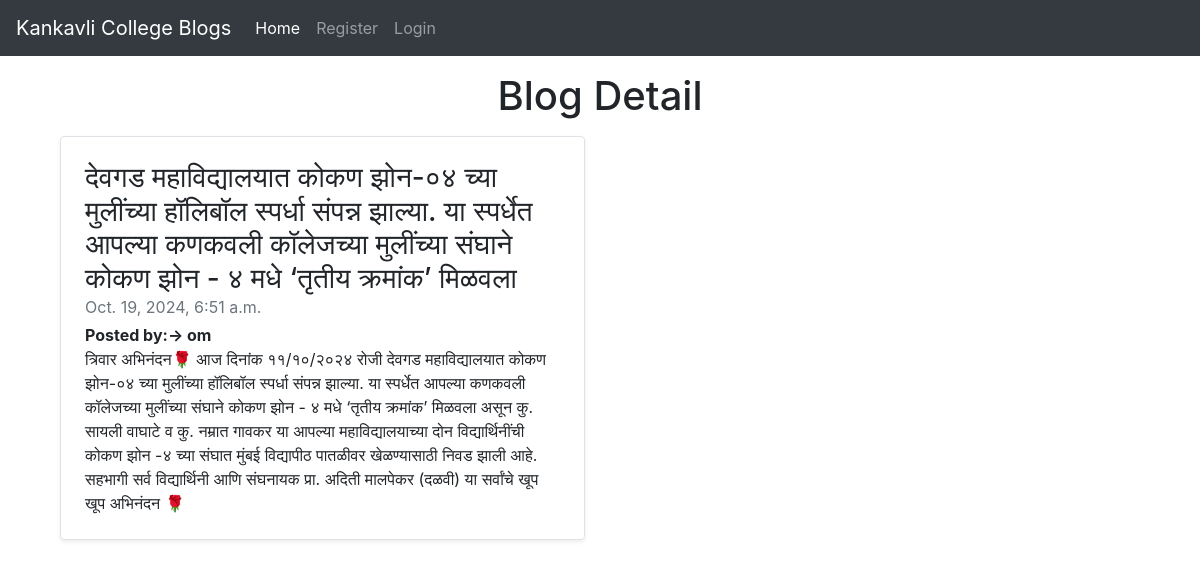
The page /blog_detail/4 on the database its author committed.
### myapp1/models.py (models this page shows, shortened)
class Blog(models.Model):
    user_id = models.ForeignKey(User, on_delete=models.CASCADE)
    title = models.CharField(max_length=150)
    dsc = models.TextField()
    Img = models.ImageField(upload_to='images/', blank=True, null=True)
    date = models.DateTimeField(auto_now_add=True, null=True)

### myapp1/views.py (the view)
# urls.py: path('blog_detail/<int:id>',views.blog_detail,name='blog_detail'),
def blog_detail(request, id):
    blog = Blog.objects.get(id=id)
    context = {'blog': blog}
    return render(request, 'blog_detail.html', context)

### templates/blog_detail.html (shortened to what this page needs)
<!doctype html>
<html lang="en">
  <head>
    <link rel="stylesheet" href="https://stackpath.bootstrapcdn.com/bootstrap/4.5.2/css/bootstrap.min.css">
  </head>
  <body>
  <nav class="navbar navbar-expand-lg navbar-dark bg-dark">
  <a class="navbar-brand" href="#">Kankavli College Blogs</a>
  <div class="collapse navbar-collapse" id="navbarSupportedContent">
    <ul class="navbar-nav mr-auto">
      <li class="nav-item active">
        <a class="nav-link" href="/">Home <span class="sr-only">(current)</span></a>
      </li>
      {% if user.is_authenticated %}
      <li class="nav-item">
        <a class="nav-link" href="/">{{request.user}}</a>
      </li>
      <li class="nav-item">
        <a class="nav-link" href="/post_blog">Post Blog</a>
      </li>
      <li class="nav-item">
        <a class="nav-link" href="/logout">Logout</a>
      </li>
      {% if user.id == blog.user_id_id %}
      <li class="nav-item">
        <a class="nav-link btn btn-success " href="/edit/{{blog.id}}">Edit</a>
      </li>
      <li class="nav-item">
        <a class="nav-link btn btn-danger mx-3" href="/delete/{{blog.id}}">Delete</a>
      </li>
      {% endif %}
      {% else %}
      <li class="nav-item">
        <a class="nav-link" href="/register">Register</a>
      </li>
      <li class="nav-item">
        <a class="nav-link" href="/login">Login</a>
      </li>
      {% endif %}
    </ul>
  </div>
</nav>
  <div class="container">
<h1 class='text-center my-3'>Blog Detail</h1>
    <div class="col-md-6 my-3">
      <div class="row no-gutters border rounded overflow-hidden flex-md-row mb-4 shadow-sm h-md-250 position-relative">
        <div class="col p-4 d-flex flex-column position-static">
          <h3 class="mb-0">{{blog.title}}</h3>
          <div class="mb-1 text-muted">{{blog.date}}</div>
          <b>Posted by:-> {{blog.user_id.username}}</b>
          <p class="card-text mb-auto">{{blog.dsc}}</p>
        </div>
      </div>
    </div>
</div>
  </body>
</html>

### rows shown on the page
Blog: title "देवगड महाविद्यालयात कोकण झोन-०४ च्या मुलींच्या हॉलिबॉल स्पर्धा संपन्न झाल्या. या स्पर्धेत आपल्या कणकवली कॉलेजच्या मुलींच्या संघाने कोकण झोन - ४ मधे ‘तृतीय क्रमांक’ मिळवला", date "Oct. 19, 2024, 6:51 a.m.", user_id.username "om", dsc "त्रिवार अभिनंदन🌹 आज दिनांक ११/१०/२०२४ रोजी देवगड महाविद्यालयात कोकण झोन-०४ च्या मुलींच्या हॉलिबॉल स्पर्धा संपन्न झाल्या. या स्पर्धेत आपल्या कणकवली कॉलेजच्या मुलींच्या संघाने कोकण झोन - ४ मधे ‘तृतीय क्रमांक’ मिळवला असून कु. सायली वाघाटे व कु. नम्रात गावकर या आपल्या महाविद्यालयाच्या दोन विद्यार्थिनींची कोकण झोन -४ च्या संघात मुंबई विद्यापीठ पातळीवर खेळण्यासाठी निवड झाली आहे. सहभागी सर्व विद्यार्थिनी आणि संघनायक प्रा. अदिती मालपेकर (दळवी) या सर्वांचे खूप खूप अभिनंदन 🌹"
